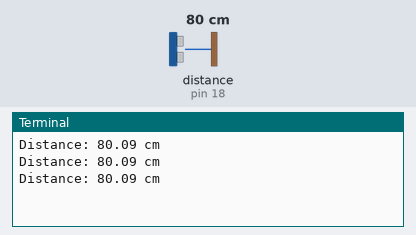
This program was run on a simulated Jetson Nano (header pin numbers). Shown: the last lines printed to the terminal. The inputs (shaded band) are chosen by the test bench; at power-on: distance to the obstacle (sensor on pin 18) 80 cm. The echo pulse lasts 58.3 µs per cm; the clock reads 2024-03-15 10:24:30 at power-on unless the program sets it.

Above: at 1.2 s.
1.3 s: distance to the obstacle (sensor on pin 18) set to 2 cm
At 2.2 s:
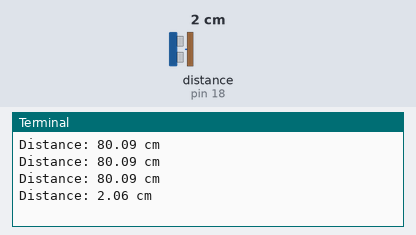
2.8 s: distance to the obstacle (sensor on pin 18) set to 4 cm
At 3.3 s:
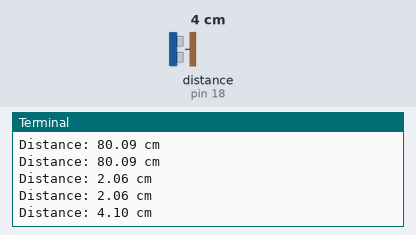
Timing chart, 0 to 5.8 s (numbered marks = the images above; inputs shaded):
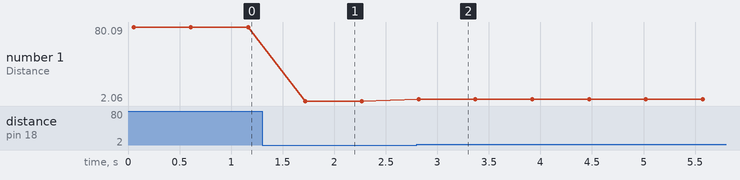

The program:

ultrasonic_test.py
```python
# ultrasonic sensor on jetson pin
import Jetson.GPIO as GPIO
import time

# Pin definitions (BOARD numbering = physical pins on 40-pin header)
TRIG = 16   # Physical pin 16
ECHO = 18   # Physical pin 18

GPIO.setmode(GPIO.BOARD)
GPIO.setup(TRIG, GPIO.OUT)
GPIO.setup(ECHO, GPIO.IN)

def get_distance():
    # Ensure trigger is LOW
    GPIO.output(TRIG, False)
    time.sleep(0.05)

    # Send 10µs pulse to TRIG
    GPIO.output(TRIG, True)
    time.sleep(0.00001)   # 10 µs
    GPIO.output(TRIG, False)

    # Wait for ECHO HIGH
    while GPIO.input(ECHO) == 0:
        pulse_start = time.time()

    # Wait for ECHO LOW
    while GPIO.input(ECHO) == 1:
        pulse_end = time.time()

    # Pulse duration
    pulse_duration = pulse_end - pulse_start

    # Speed of sound = 34300 cm/s → divide by 2 (go + return)
    distance = (pulse_duration * 34300) / 2
    return distance

try:
    while True:
        dist = get_distance()
        print(f"Distance: {dist:.2f} cm")
        time.sleep(0.5)

except KeyboardInterrupt:
    print("Measurement stopped by User")
    GPIO.cleanup()
```

Measured:
- after the input at 1.3 s, the terminal: prints a new line after 0.42 s (image 1)
- after the input at 2.8 s, the terminal: prints a new line at once (image 2)
- plotted number 1: 80.09 → 2.06 after the input at 1.3 s, 2.06 → 4.1 after the input at 2.8 s
